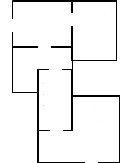
#> input picture small_dataset/10.jpg, 120 x 163 px, found by its file name; its folder holds only this picture in this run
$ python place.py   (Python 2 division)
#> lines starting #> are read from the running program, lines starting #| are printed output that depends on the picture
#> further down, s_img is the input picture: shape (163, 120, 3); min 0, max 255, mean 239.6
import os
import cv2
import numpy as np
from random import randint
from math import radians, cos, sin
import yaml

BIG_SIZE = 250

def rotate_image(image, angleInDegrees):
#> called with angleInDegrees = 49
    h, w = image.shape[:2]
#> h = 163; w = 120
    img_c = (w / 2, h / 2)
#> img_c = (60, 81)

    rot = cv2.getRotationMatrix2D(img_c, angleInDegrees, 1)

    rad = radians(angleInDegrees)
    sin1 = sin(rad)
    cos1 = cos(rad)
    b_w = int((h * abs(sin1)) + (w * abs(cos1)))
#> b_w = 201
    b_h = int((h * abs(cos1)) + (w * abs(sin1)))
#> b_h = 197

    rot[0, 2] += ((b_w / 2) - img_c[0])
    rot[1, 2] += ((b_h / 2) - img_c[1])

    outImg = cv2.warpAffine(image, rot, (b_w, b_h), flags=cv2.INTER_LINEAR, borderValue=(255,255,255))
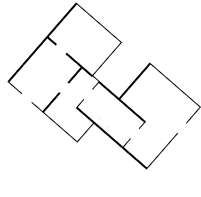
#> outImg: shape (197, 201, 3); min 0, max 255, mean 247.4
    return outImg

directory = "/home/lab1/nitay/buildings/small_dataset/"

file = open('./coordinates', 'w+')

for filename in os.listdir(directory):
    s_img = cv2.imread(directory + filename)
    l_img = np.zeros((BIG_SIZE, BIG_SIZE, 3), np.uint8) # blank image
    l_img.fill(255)
    angle = randint(0, 90)
    s_img = rotate_image(s_img, angle)
    height, width, _ = s_img.shape
#> height = 197; width = 201
    while BIG_SIZE < width or BIG_SIZE < height:
        s_img = cv2.resize(s_img, (int(0.5*width), int(0.5*height)), interpolation=cv2.INTER_AREA)
        angle = randint(0, 90)
        s_img = rotate_image(s_img, angle)
        height, width, _ = s_img.shape
        print height, width
    x_offset = randint(0, (BIG_SIZE-width))
#> x_offset = 48
    y_offset = randint(0, BIG_SIZE-height)
#> y_offset = 26
    l_img[y_offset:y_offset+height, x_offset:x_offset+width] = s_img
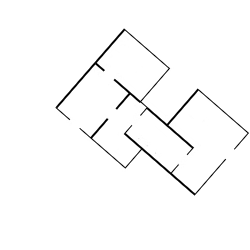
#> l_img: shape (250, 250, 3); min 0, max 255, mean 250.2

    cv2.imwrite('/home/lab1/nitay/buildings/big_images/' + filename, l_img)
    print filename, angle

$ run again, on small_dataset/171.jpg
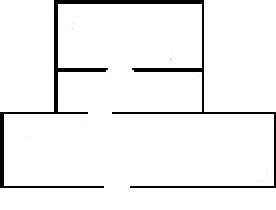
#> input picture small_dataset/171.jpg, 138 x 105 px, found by its file name (shown 2 times larger)
#> s_img is the input picture: shape (105, 138, 3); min 0, max 255, mean 241.1
#> in rotate_image, `outImg = cv2.warpAffine(image, rot, (b_w, b_h), flags=cv2.INTER_LINEAR..`:
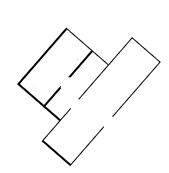
#> outImg: shape (173, 169, 3); min 0, max 255, mean 248.1
#> `l_img[y_offset:y_offset+height, x_offset:x_offset+width] = s_img`:
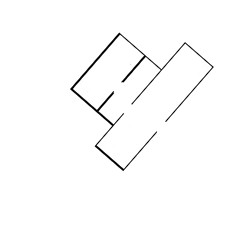
#> l_img: shape (250, 250, 3); min 0, max 255, mean 251.8

$ run again, on small_dataset/18.jpg
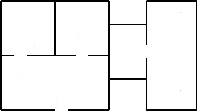
#> input picture small_dataset/18.jpg, 197 x 111 px, found by its file name
#> s_img is the input picture: shape (111, 197, 3); min 0, max 255, mean 237.1
#> in rotate_image, `outImg = cv2.warpAffine(image, rot, (b_w, b_h), flags=cv2.INTER_LINEAR..`:
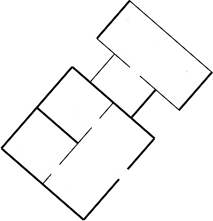
#> outImg: shape (221, 213, 3); min 0, max 255, mean 246.7
#> `l_img[y_offset:y_offset+height, x_offset:x_offset+width] = s_img`:
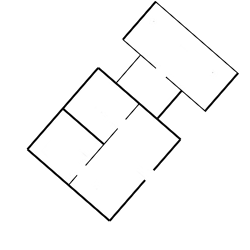
#> l_img: shape (250, 250, 3); min 0, max 255, mean 248.7

$ run again, on small_dataset/227.jpg
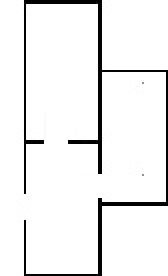
#> input picture small_dataset/227.jpg, 84 x 138 px, found by its file name (shown 2 times larger)
#> s_img is the input picture: shape (138, 84, 3); min 0, max 255, mean 239.7
#> in rotate_image, `outImg = cv2.warpAffine(image, rot, (b_w, b_h), flags=cv2.INTER_LINEAR..`:
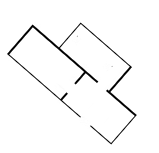
#> outImg: shape (153, 159, 3); min 0, max 255, mean 247.7
#> `l_img[y_offset:y_offset+height, x_offset:x_offset+width] = s_img`:
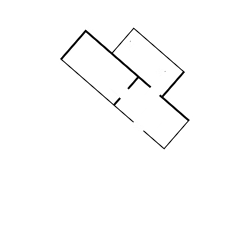
#> l_img: shape (250, 250, 3); min 0, max 255, mean 252.2

$ run again, on small_dataset/111.jpg
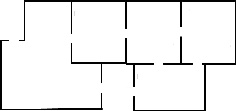
#> input picture small_dataset/111.jpg, 236 x 111 px, found by its file name
#> s_img is the input picture: shape (111, 236, 3); min 0, max 255, mean 238.9
#> in rotate_image, `outImg = cv2.warpAffine(image, rot, (b_w, b_h), flags=cv2.INTER_LINEAR..`:
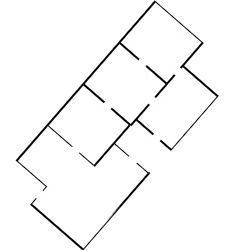
#> outImg: shape (250, 238, 3); min 0, max 255, mean 247.9
#> `l_img[y_offset:y_offset+height, x_offset:x_offset+width] = s_img`:
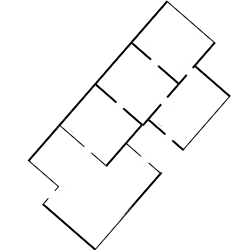
#> l_img: shape (250, 250, 3); min 0, max 255, mean 248.3
